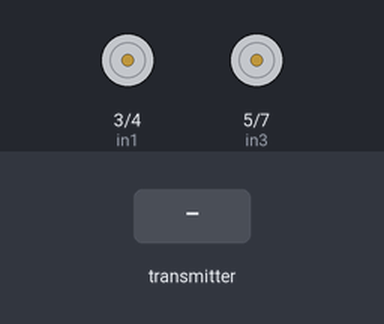
Simulated run of this sketch. Board: Arduino Uno, built with avr-gcc and run on an emulated ATmega328P. Parts: motor-driver pin pairs drawn as motors (green arrow = first pin HIGH = forward, orange = second pin HIGH = backward, longer = more drive, scaled by the enable pin). The test bench sets the inputs (shaded band). No radio packets arrive unless stated; what the sketch prints to the serial monitor is not drawn.

Above: at 1.2 s.
1.3 s: the transmitter starts sending X1rx = 0
At 1.9 s:
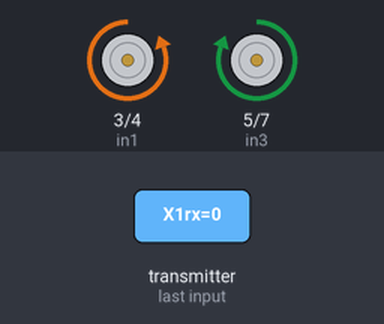
3.0 s: the transmitter starts sending Y1rx = 64
At 4.1 s:
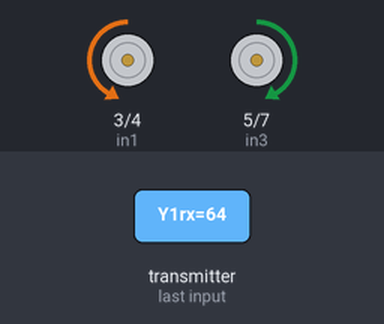
4.5 s: the transmitter starts sending Y1rx = 128
At 5.2 s:
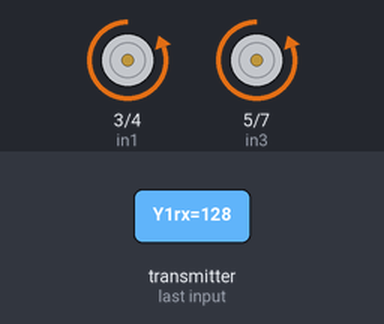
6.0 s: the transmitter starts sending X1rx = 64
At 6.3 s:
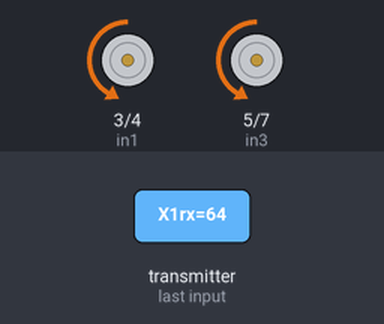
7.5 s: the transmitter starts sending X1rx = 128
At 8.7 s:
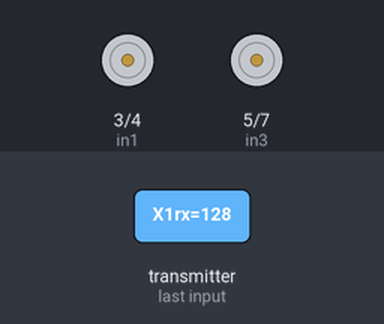
9.0 s: the transmitter starts sending Y1rx = 255
At 9.8 s:
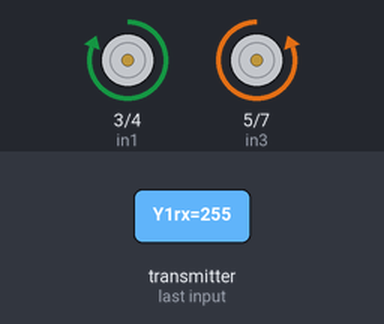
Timing chart, 0 to 11.5 s (numbered marks = the images above; inputs shaded):
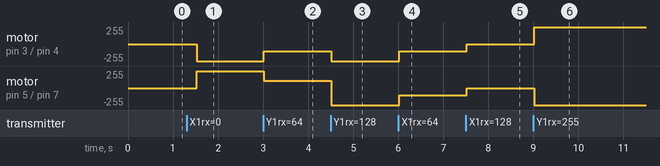

Measured:
- after the input at 1.3 s, motor on pin 3 (in1) / pin 4 (in2): stopped → backward 255/255 after 0.22 s; motor on pin 5 (in3) / pin 7 (in4): stopped → forward 255/255 after 0.22 s
- after the input at 3.0 s, motor on pin 3 (in1) / pin 4 (in2): backward 255/255 → backward 107/255 at once; motor on pin 5 (in3) / pin 7 (in4): forward 255/255 → forward 107/255 at once
- after the input at 4.5 s, motor on pin 3 (in1) / pin 4 (in2): backward 107/255 → backward 255/255 at once; motor on pin 5 (in3) / pin 7 (in4): forward 107/255 → backward 255/255 at once
- after the input at 6.0 s, motor on pin 3 (in1) / pin 4 (in2), motor on pin 5 (in3) / pin 7 (in4): backward 255/255 → backward 107/255 at once
- after the input at 7.5 s, motor on pin 3 (in1) / pin 4 (in2), motor on pin 5 (in3) / pin 7 (in4): backward 107/255 → stopped at once
- after the input at 9.0 s, motor on pin 3 (in1) / pin 4 (in2): stopped → forward 255/255 at once; motor on pin 5 (in3) / pin 7 (in4): stopped → backward 255/255 at once

The sketch:

Prijimac.ino
```cpp
#include <Wire.h>
#include <SPI.h>
#include <RF24.h>
#include <nRF24L01.h>
#define CE_PIN 8
#define CSN_PIN 10
#define INTERVAL_MS_SIGNAL_LOST 1000
#define INTERVAL_MS_SIGNAL_RETRY 500
RF24 radio(CE_PIN, CSN_PIN);
const byte address[6] = "00001";

// Motor A Connections
int enA = 9;
int in1 = 3;
int in2 = 4;

// Motor B Connections
int enB = 6;
int in3 = 5;
int in4 = 7;

uint8_t buf[2];

int X1mapped = 0;
int Y1mapped = 0;

//NRF24L01 buffer limit is 32 bytes (max struct size)
struct payload {
	 byte X1rx;
	 byte Y1rx;
	 byte J1rx;
	 byte X2rx;
	 byte Y2rx;
	 byte J2rx;
	 byte TlArx;
	 byte TlBrx;
	 byte TlCrx;
	 byte TlDrx;
};
payload payload;
/*
struct Arduino2 {
	 byte iX2tx;
	 byte iY2tx;
	 byte iJ2tx;
	 byte iTlAtx;
	 byte iTlBtx;
	 byte iTlCtx;
	 byte iTlDtx;
};
Arduino2 Arduino2;
*/
unsigned long lastSignalMillis = 0;
unsigned long interval = 0;

void setup()
{
	 //Wire.begin(); //Spustí I2C jako master
	 Serial.begin(115200);
	 pinMode(CE_PIN, OUTPUT);

	 // Set all the motor control pins to outputs
   pinMode(enA, OUTPUT);
   pinMode(enB, OUTPUT);
   pinMode(in1, OUTPUT);
   pinMode(in2, OUTPUT);
   pinMode(in3, OUTPUT);
   pinMode(in4, OUTPUT);

   buf[0] = 0; // Rychlost B
   buf[1] = 0; // Rychlost A

   buf[2] = 0; // Vpred = 0, Vzad = 1, Vpravo = 2, Vlevo = 3

	 radio.begin();
	 //Append ACK packet from the receiving radio back to the transmitting radio
	 radio.setAutoAck(false); //(true|false)
	 //Set the transmission datarate
	 radio.setDataRate(RF24_1MBPS); //(RF24_250KBPS|RF24_1MBPS|RF24_2MBPS)
	 //Greater level = more consumption = longer distance
	 Serial.println("Data rate = 1 Mbps");
	 // radio.setPALevel(RF24_PA_MIN); //(RF24_PA_MIN|RF24_PA_LOW|RF24_PA_HIGH|RF24_PA_MAX)
	 radio.setPALevel(RF24_PA_HIGH);
	 Serial.println("Sila signalu = HIGH");
	 //Default value is the maximum 32 bytes1
	 radio.setPayloadSize(sizeof(payload));
	 Serial.print("Velikost datoveho bufferu: ");
   Serial.print(sizeof(payload));
	 Serial.println();
	 //Act as receiver
	 radio.openReadingPipe(0, address);
	 radio.startListening();
}
void loop()
{
	 unsigned long currentMillis = millis();
	 if (radio.available() > 0) {
	   radio.read(&payload, sizeof(payload));
/*
		 Arduino2.iX2tx = payload.X2rx;
		 Arduino2.iY2tx = payload.Y2rx;
		 Arduino2.iJ2tx = payload.J2rx;
		 Arduino2.iTlAtx = payload.TlArx;
		 Arduino2.iTlBtx = payload.TlBrx;
		 Arduino2.iTlCtx = payload.TlCrx;
		 Arduino2.iTlDtx = payload.TlDrx;

		 Wire.beginTransmission(2);
		 Wire.write(Arduino2.iX2tx);
		 Wire.write(Arduino2.iY2tx);
		 Wire.write(Arduino2.iJ2tx);
		 Wire.write(Arduino2.iTlAtx);
		 Wire.write(Arduino2.iTlBtx);
		 Wire.write(Arduino2.iTlCtx);
		 Wire.write(Arduino2.iTlDtx);
		 Wire.endTransmission();*/

		 //Odeslat pres I2C Joystick 2 + Tlacitka
		 if (payload.X1rx > 110 && payload.X1rx < 135) {
			X1mapped = 0;
			buf[0] = 0;
			buf[1] = 0;
		 }
		 if (payload.Y1rx > 110 && payload.Y1rx < 135) {
			Y1mapped = 0;
			buf[0] = 0;
			buf[1] = 0;
		 }
		 if (payload.X1rx < 110) {
			X1mapped = map(payload.X1rx, 0, 110, 255, 0);
			buf[2] = 2;
			buf[0] = X1mapped;
			buf[1] = X1mapped;
		 }
		 if (payload.X1rx > 135) {
			X1mapped = map(payload.X1rx, 135, 255, 0, 255);
			buf[2] = 3;
			buf[0] = X1mapped;
			buf[1] = X1mapped;
		 }
		 if (payload.Y1rx < 110) {
			Y1mapped = map(payload.Y1rx, 0, 110, 255, 0);
			buf[2] = 0;
			buf[0] = Y1mapped;
			buf[1] = Y1mapped;
		 }
		 if (payload.Y1rx > 135) {
			Y1mapped = map(payload.Y1rx, 135, 255, 0, 255);
			buf[2] = 1;
			buf[0] = Y1mapped;
			buf[1] = Y1mapped;
		 }


	   Serial.println("Prijata data: ");
	   Serial.print("Joystick č.:");
	   Serial.println(payload.J1rx);
	   Serial.print("X1:");
	   Serial.println(payload.X1rx);
		 Serial.print("Y1:");
	   Serial.println(payload.Y1rx);
		 Serial.print("Namapovane X1:");
		 Serial.println(X1mapped);
		 Serial.print("Namapovane Y1:");
		 Serial.println(Y1mapped);
		 Serial.print("Stav buf[2]:");
		 Serial.println(buf[2]);
		 Serial.print("Stav buf[0]:");
		 Serial.println(buf[0]);
		 Serial.print("Stav buf[1]:");
		 Serial.println(buf[1]);
	   Serial.print("Joystick č.:");
	   Serial.println(payload.J2rx);
		 Serial.print("X2:");
	   Serial.println(payload.X2rx);
	   Serial.print("Y2:");
	   Serial.println(payload.Y2rx);
		 Serial.print("Tlacitko A: ");
		 Serial.println(payload.TlArx);
		 Serial.print("Tlacitko B: ");
		 Serial.println(payload.TlBrx);
		 Serial.print("Tlacitko C: ");
		 Serial.println(payload.TlCrx);
		 Serial.print("Tlacitko D: ");
		 Serial.println(payload.TlDrx);

		 // Drive Motors
     analogWrite(enA, buf[1]);
     analogWrite(enB, buf[0]);

		 if (buf[2] == 0) {
      // Motory dopredu
      digitalWrite(in1, LOW);
      digitalWrite(in2, HIGH);
      digitalWrite(in3, HIGH);
      digitalWrite(in4, LOW);
     }
     if (buf[2] == 1) {
      // Motory dozadu
      digitalWrite(in1, HIGH);
      digitalWrite(in2, LOW);
      digitalWrite(in3, LOW);
      digitalWrite(in4, HIGH);
     }
     if (buf[2] == 2) {
      // Motory doprava
      digitalWrite(in1, LOW);
      digitalWrite(in2, HIGH);
      digitalWrite(in3, LOW);
      digitalWrite(in4, HIGH);
     }
     if (buf[2] == 3) {
      // Motory doleva
      digitalWrite(in1, HIGH);
      digitalWrite(in2, LOW);
      digitalWrite(in3, HIGH);
      digitalWrite(in4, LOW);
     }

	   lastSignalMillis = currentMillis;
		 interval = currentMillis - lastSignalMillis;
     Serial.print("Interval:");
	   Serial.println(interval);
	 }
	 if (currentMillis != 0 && currentMillis - lastSignalMillis > INTERVAL_MS_SIGNAL_LOST) {
	   lostConnection();
	 }
}
void lostConnection()
{
	 Serial.println("We have lost connection, preventing unwanted behavior");
	 delay(INTERVAL_MS_SIGNAL_RETRY);
}
```
